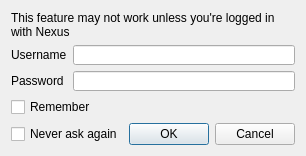
<?xml version="1.0" encoding="UTF-8"?>
<ui version="4.0">
 <class>CredentialsDialog</class>
 <widget class="QDialog" name="CredentialsDialog">
  <property name="geometry">
   <rect>
    <x>0</x>
    <y>0</y>
    <width>294</width>
    <height>156</height>
   </rect>
  </property>
  <property name="windowTitle">
   <string>Login</string>
  </property>
  <layout class="QVBoxLayout" name="verticalLayout">
   <item>
    <widget class="QLabel" name="label_3">
     <property name="text">
      <string>This feature may not work unless you're logged in with Nexus</string>
     </property>
     <property name="wordWrap">
      <bool>true</bool>
     </property>
    </widget>
   </item>
   <item>
    <layout class="QFormLayout" name="formLayout">
     <item row="0" column="0">
      <widget class="QLabel" name="label">
       <property name="text">
        <string>Username</string>
       </property>
      </widget>
     </item>
     <item row="0" column="1">
      <widget class="QLineEdit" name="usernameEdit"/>
     </item>
     <item row="1" column="0">
      <widget class="QLabel" name="label_2">
       <property name="text">
        <string>Password</string>
       </property>
      </widget>
     </item>
     <item row="1" column="1">
      <widget class="QLineEdit" name="passwordEdit">
       <property name="echoMode">
        <enum>QLineEdit::Password</enum>
       </property>
      </widget>
     </item>
    </layout>
   </item>
   <item>
    <layout class="QHBoxLayout" name="horizontalLayout_3">
     <item>
      <widget class="QCheckBox" name="rememberCheck">
       <property name="text">
        <string>Remember</string>
       </property>
      </widget>
     </item>
    </layout>
   </item>
   <item>
    <layout class="QHBoxLayout" name="horizontalLayout_4">
     <item>
      <widget class="QCheckBox" name="dontaskBox">
       <property name="text">
        <string>Never ask again</string>
       </property>
      </widget>
     </item>
     <item>
      <widget class="QDialogButtonBox" name="buttonBox">
       <property name="orientation">
        <enum>Qt::Horizontal</enum>
       </property>
       <property name="standardButtons">
        <set>QDialogButtonBox::Cancel|QDialogButtonBox::Ok</set>
       </property>
      </widget>
     </item>
    </layout>
   </item>
  </layout>
 </widget>
 <resources/>
 <connections>
  <connection>
   <sender>buttonBox</sender>
   <signal>accepted()</signal>
   <receiver>CredentialsDialog</receiver>
   <slot>accept()</slot>
   <hints>
    <hint type="sourcelabel">
     <x>248</x>
     <y>254</y>
    </hint>
    <hint type="destinationlabel">
     <x>157</x>
     <y>274</y>
    </hint>
   </hints>
  </connection>
  <connection>
   <sender>buttonBox</sender>
   <signal>rejected()</signal>
   <receiver>CredentialsDialog</receiver>
   <slot>reject()</slot>
   <hints>
    <hint type="sourcelabel">
     <x>316</x>
     <y>260</y>
    </hint>
    <hint type="destinationlabel">
     <x>286</x>
     <y>274</y>
    </hint>
   </hints>
  </connection>
 </connections>
</ui>
